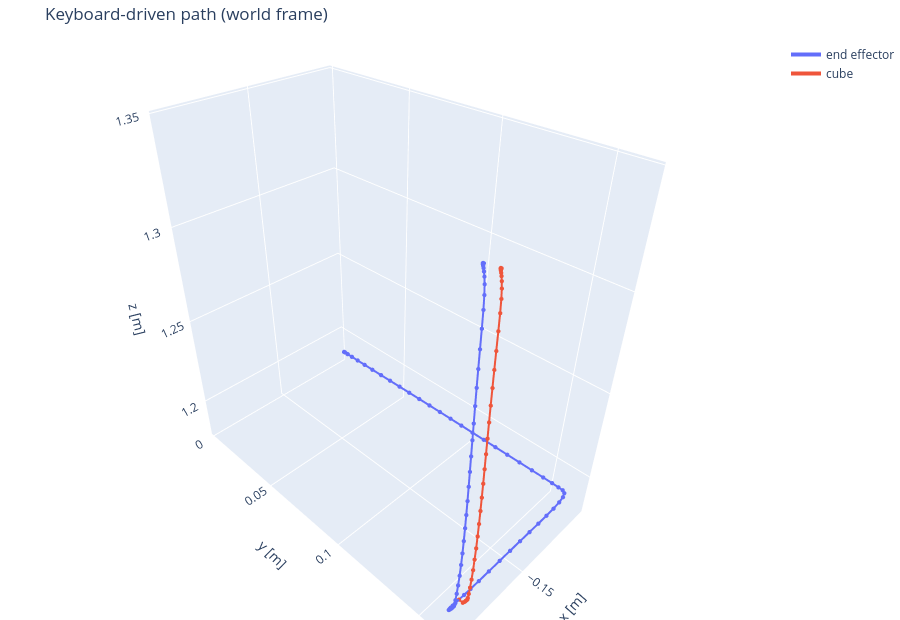

Notebook code for this chart:
### Markdown cell above
## Keyboard teleoperation (scripted keys)

The same session, but the command source is the keyboard. Here the key presses come from a schedule so the notebook runs headless: hold `right` (+y in the agentview), then `down` (+x), press `space` to close the gripper (the cube appears), hold `w` to lift, `escape` to end. Interactively: `scripts/13_teleop.py keyboard`.

### Code cell
import numpy as np

from hurobo.teleop import KeyboardCommandSource, ScriptedKeys, TeleopSession, WorkspaceLimits
from hurobo.teleop_app import TeleopRunner, reset_with_props

cube = CubeProp()
obs = reset_with_props(task, cube)
p_world_eef0, _ = task.get_eef_pose(obs)
keys = ScriptedKeys(
    holds=[(5, 25, "right"), (30, 40, "down"), (60, 80, "w")], presses=[(45, "space"), (95, "escape")]
)
session = TeleopSession(
    task, KeyboardCommandSource(keys, p_world_eef0), WorkspaceLimits.around(p_world_eef0), cube
)
keyboard_trace = TeleopRunner(session).run(obs)
path = np.asarray(keyboard_trace.p_world_eef)
print(f"{len(path)} steps; end effector moved {np.round(path[-1] - p_world_eef0, 3)} m")
print(f"cube spawned at step {keyboard_trace.cube_spawn_step}")
trajectories_figure(
    {"end effector": path, "cube": np.asarray(keyboard_trace.p_world_cube)},
    "Keyboard-driven path (world frame)",
).show()
